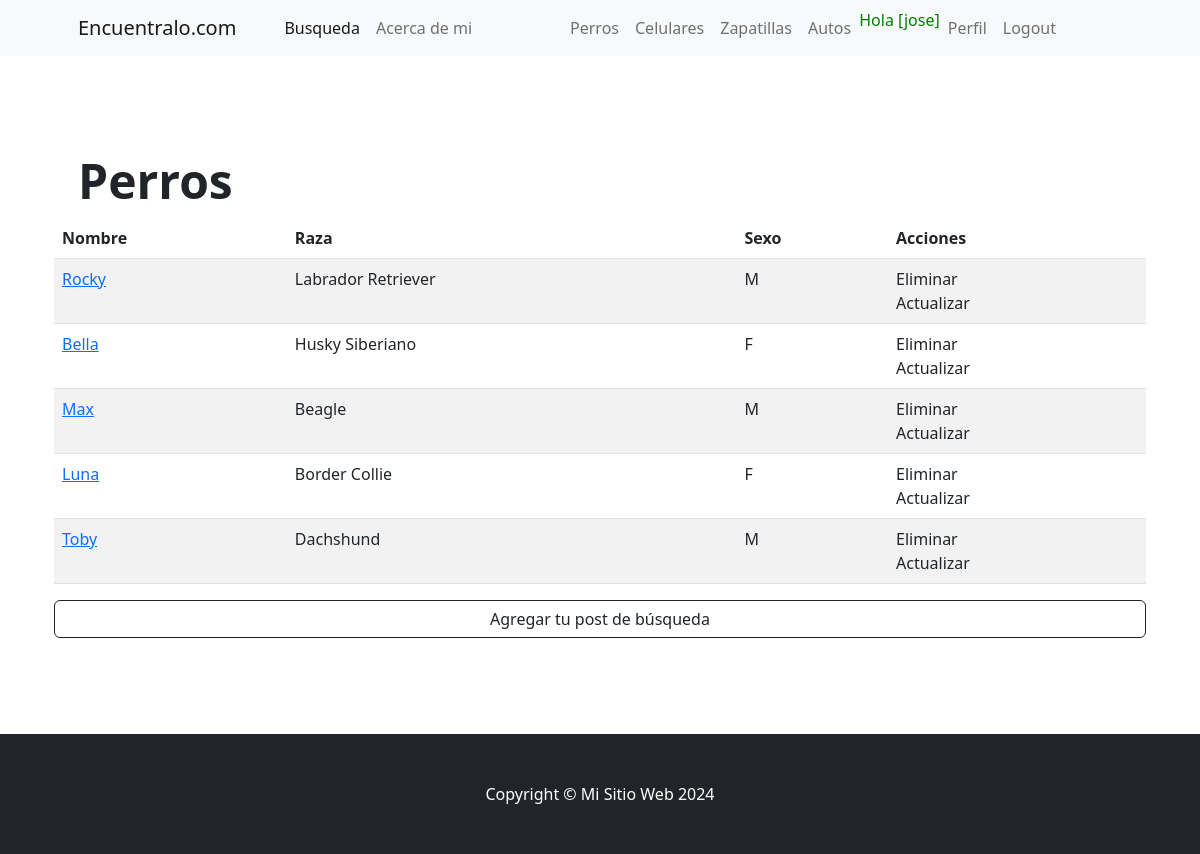
Page /perros/ (signed in) on the committed database.
### aplicacion/models.py (models this page shows)
class Perro(models.Model):
    sexo_opciones = (
        ('M', 'Masculino'),
        ('F', 'Femenino'),
    )
    nombre = models.CharField(max_length=100)
    raza = models.CharField(max_length=100)
    sexo = models.CharField(max_length=1, choices=sexo_opciones)
    fecha_de_desaparicion = models.DateTimeField(help_text="Ingrese la fecha en el formato dd/mm/aaaa hh:mm")
    lugar_de_desaparicion = models.CharField(max_length=100)
    imagen = models.ImageField(null=True, blank= True, upload_to='imagenes_perro/')

### aplicacion/views.py (the view)
# urls.py: path('perros/', PerroList.as_view(), name='perros'),
class PerroList(LoginRequiredMixin, ListView):
    model = Perro

### aplicacion/templates/aplicacion/perro_list.html (shortened to what this page needs)
{% extends 'aplicacion/index.html' %}
{% block product_section %}
<section class="py-5">
    <div class="container px-4 px-lg-5 my-5">
        <div class="row gx-4 gx-lg-5 align-items-center">
            <h1 class="display-5 fw-bolder">Perros</h1>
            <table class="table table-striped">
                <thead>
                    <tr>
                        <th>Nombre</th>
                        <th>Raza</th>
                        <th>Sexo</th>
                        <th>Acciones</th>
                    </tr>
                </thead>
                <tbody>
                    {% for perro in perro_list %}
                    <tr>
                        <td>
                            <a class="" href="{% url 'detalles_perro' perro.id %}">{{ perro.nombre }}</a>
                        </td>
                        <td>{{ perro.raza }}</td>
                        <td>{{ perro.sexo }}</td>
                        <td>
                            <a class="nav-link" href="{% url 'perro_delete' perro.id %}">Eliminar</a>
                            <a class="nav-link" href="{% url 'perro_update' perro.id %}">Actualizar</a>
                        </td>
                    </tr>
                    {% endfor %}
                </tbody>
            </table>
            <button class="btn btn-outline-dark" type="submit">
                <a class="nav-link" href="{% url 'perro_create' %}">Agregar tu post de búsqueda</a>
            </button>
        </div>
    </div>
</section>
{% endblock product_section %}

### aplicacion/templates/aplicacion/index.html (shortened to what this page needs)
<!DOCTYPE html>
<html lang="en">
    <head>
        {% load static %}
        <link href="https://cdn.jsdelivr.net/npm/bootstrap-icons@1.5.0/font/bootstrap-icons.css" rel="stylesheet" />
        <link href="{% static 'css/styles.css' %}" rel="stylesheet" />
    </head>
    <body>
        <nav class="navbar navbar-expand-lg navbar-light bg-light">
            <div class="container px-4 px-lg-5">
                <a class="navbar-brand" href="{% url 'home' %}">Encuentralo.com</a>
                <div class="collapse navbar-collapse" id="navbarSupportedContent">
                    <ul class="navbar-nav me-auto mb-2 mb-lg-0 ms-lg-4">
                        <li class="nav-item"><a class="nav-link active" aria-current="page" href="{% url 'buscar_perros' %}">Busqueda</a></li>
                        <li class="nav-item"><a class="nav-link" href="{% url 'acerca_de_mi' %}">Acerca de mi</a></li>
                    </ul>
                    {% if user.is_authenticated %}
                    <ul class="navbar-nav me-auto mb-2 mb-lg-0 ms-lg-4">
                        <li class="nav-item"><a class="nav-link" href="{% url 'perros' %}">Perros</a></li>
                        <li class="nav-item"><a class="nav-link" href="{% url 'celulares' %}">Celulares</a></li>
                        <li class="nav-item"><a class="nav-link" href="{% url 'zapatillas' %}">Zapatillas</a></li>
                        <li class="nav-item"><a class="nav-link" href="{% url 'autos' %}">Autos</a></li>
                        <li class="nav-item"><p style="color:green">Hola [{{user.username}}]</p></li>
                        <li class="nav-item"><a class="nav-link" href="{% url 'perfil' %}">Perfil</a></li>
                        <li class="nav-item"><a class="nav-link" href="{% url 'logout' %}">Logout</a></li>
                    </ul>
                    {% else %}
                    <ul class="navbar-nav me-auto mb-2 mb-lg-0 ms-lg-4">
                        <li class="nav-item"><a class="nav-link" href="{% url 'login' %}">Login</a></li>
                        <li class="nav-item"><a class="nav-link" href="{% url 'registrar' %}">Registrar</a></li>
                    </ul>
                    {% endif %}
                </div>
            </div>
        </nav>
        {% block product_section %}{% endblock product_section %}
        <footer class="py-5 bg-dark">
            <div class="container"><p class="m-0 text-center text-white">Copyright &copy; Mi Sitio Web 2024</p></div>
        </footer>
    </body>
</html>

### rows in the picture
Perro: nombre "Rocky", raza "Labrador Retriever", sexo "M"
Perro: nombre "Bella", raza "Husky Siberiano", sexo "F"
Perro: nombre "Max", raza "Beagle", sexo "M"
Perro: nombre "Luna", raza "Border Collie", sexo "F"
Perro: nombre "Toby", raza "Dachshund", sexo "M"

### other values in the picture
{{ user.username }} "jose"
